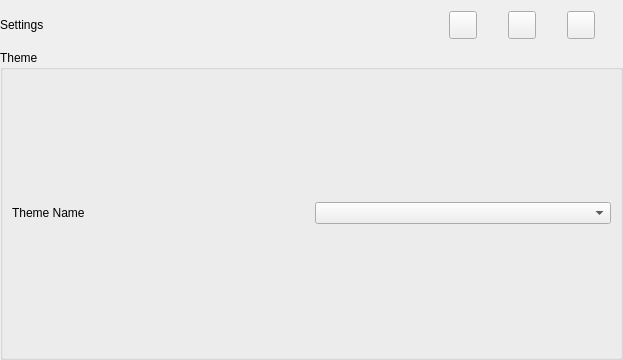
<?xml version="1.0" encoding="UTF-8"?>
<ui version="4.0">
 <class>Form</class>
 <widget class="QWidget" name="Form">
  <property name="geometry">
   <rect>
    <x>0</x>
    <y>0</y>
    <width>623</width>
    <height>360</height>
   </rect>
  </property>
  <property name="windowTitle">
   <string>Settings</string>
  </property>
  <layout class="QVBoxLayout" name="verticalLayout">
   <property name="spacing">
    <number>0</number>
   </property>
   <property name="leftMargin">
    <number>0</number>
   </property>
   <property name="topMargin">
    <number>0</number>
   </property>
   <property name="rightMargin">
    <number>0</number>
   </property>
   <property name="bottomMargin">
    <number>0</number>
   </property>
   <item>
    <widget class="QWidget" name="titleBarWidget" native="true">
     <property name="sizePolicy">
      <sizepolicy hsizetype="Preferred" vsizetype="Expanding">
       <horstretch>0</horstretch>
       <verstretch>0</verstretch>
      </sizepolicy>
     </property>
     <property name="maximumSize">
      <size>
       <width>16777215</width>
       <height>50</height>
      </size>
     </property>
     <layout class="QHBoxLayout" name="horizontalLayout_3">
      <property name="spacing">
       <number>0</number>
      </property>
      <property name="leftMargin">
       <number>0</number>
      </property>
      <property name="topMargin">
       <number>0</number>
      </property>
      <property name="rightMargin">
       <number>0</number>
      </property>
      <property name="bottomMargin">
       <number>0</number>
      </property>
      <item>
       <widget class="QWidget" name="titleWidget" native="true">
        <property name="sizePolicy">
         <sizepolicy hsizetype="Expanding" vsizetype="Preferred">
          <horstretch>0</horstretch>
          <verstretch>0</verstretch>
         </sizepolicy>
        </property>
        <property name="minimumSize">
         <size>
          <width>0</width>
          <height>50</height>
         </size>
        </property>
        <property name="maximumSize">
         <size>
          <width>16777215</width>
          <height>50</height>
         </size>
        </property>
        <layout class="QHBoxLayout" name="horizontalLayout_2">
         <property name="spacing">
          <number>5</number>
         </property>
         <property name="leftMargin">
          <number>0</number>
         </property>
         <property name="topMargin">
          <number>0</number>
         </property>
         <property name="rightMargin">
          <number>0</number>
         </property>
         <property name="bottomMargin">
          <number>0</number>
         </property>
         <item>
          <widget class="QLabel" name="sectionTitle">
           <property name="sizePolicy">
            <sizepolicy hsizetype="Preferred" vsizetype="Expanding">
             <horstretch>0</horstretch>
             <verstretch>0</verstretch>
            </sizepolicy>
           </property>
           <property name="text">
            <string>Settings</string>
           </property>
          </widget>
         </item>
        </layout>
       </widget>
      </item>
      <item alignment="Qt::AlignRight|Qt::AlignTop">
       <widget class="QWidget" name="windowControlsWidget" native="true">
        <property name="sizePolicy">
         <sizepolicy hsizetype="Preferred" vsizetype="Preferred">
          <horstretch>0</horstretch>
          <verstretch>0</verstretch>
         </sizepolicy>
        </property>
        <property name="minimumSize">
         <size>
          <width>200</width>
          <height>50</height>
         </size>
        </property>
        <property name="maximumSize">
         <size>
          <width>16777215</width>
          <height>50</height>
         </size>
        </property>
        <property name="styleSheet">
         <string notr="true">QPushButton{
	width: 60px;
}</string>
        </property>
        <layout class="QHBoxLayout" name="horizontalLayout">
         <property name="spacing">
          <number>5</number>
         </property>
         <property name="leftMargin">
          <number>0</number>
         </property>
         <property name="topMargin">
          <number>0</number>
         </property>
         <property name="rightMargin">
          <number>0</number>
         </property>
         <property name="bottomMargin">
          <number>0</number>
         </property>
         <item>
          <widget class="QPushButton" name="minimizeAppBtn">
           <property name="minimumSize">
            <size>
             <width>28</width>
             <height>0</height>
            </size>
           </property>
           <property name="maximumSize">
            <size>
             <width>28</width>
             <height>28</height>
            </size>
           </property>
           <property name="text">
            <string/>
           </property>
           <property name="icon">
            <iconset resource="../Qss/icons/_icons.qrc">
             <normaloff>:/feather/icons/feather/minus.png</normaloff>:/feather/icons/feather/minus.png</iconset>
           </property>
           <property name="iconSize">
            <size>
             <width>20</width>
             <height>20</height>
            </size>
           </property>
          </widget>
         </item>
         <item>
          <widget class="QPushButton" name="maximizeAppBtn">
           <property name="minimumSize">
            <size>
             <width>28</width>
             <height>0</height>
            </size>
           </property>
           <property name="maximumSize">
            <size>
             <width>28</width>
             <height>28</height>
            </size>
           </property>
           <property name="layoutDirection">
            <enum>Qt::LeftToRight</enum>
           </property>
           <property name="styleSheet">
            <string notr="true">pushButton_9{
	transform: scaleX(-1);
}</string>
           </property>
           <property name="text">
            <string/>
           </property>
           <property name="icon">
            <iconset resource="../Qss/icons/_icons.qrc">
             <normaloff>:/feather/icons/feather/maximize.png</normaloff>:/feather/icons/feather/maximize.png</iconset>
           </property>
           <property name="iconSize">
            <size>
             <width>20</width>
             <height>20</height>
            </size>
           </property>
          </widget>
         </item>
         <item>
          <widget class="QPushButton" name="closeAppBtn">
           <property name="minimumSize">
            <size>
             <width>28</width>
             <height>0</height>
            </size>
           </property>
           <property name="maximumSize">
            <size>
             <width>28</width>
             <height>28</height>
            </size>
           </property>
           <property name="styleSheet">
            <string notr="true">#closeAppBtn{
	width: 60px;
	
}</string>
           </property>
           <property name="text">
            <string/>
           </property>
           <property name="icon">
            <iconset resource="../Qss/icons/_icons.qrc">
             <normaloff>:/feather/icons/feather/window_close.png</normaloff>:/feather/icons/feather/window_close.png</iconset>
           </property>
           <property name="iconSize">
            <size>
             <width>20</width>
             <height>20</height>
            </size>
           </property>
          </widget>
         </item>
        </layout>
       </widget>
      </item>
     </layout>
    </widget>
   </item>
   <item>
    <widget class="QWidget" name="widget" native="true">
     <layout class="QGridLayout" name="gridLayout_2">
      <property name="leftMargin">
       <number>0</number>
      </property>
      <property name="topMargin">
       <number>0</number>
      </property>
      <property name="rightMargin">
       <number>0</number>
      </property>
      <property name="bottomMargin">
       <number>0</number>
      </property>
      <property name="spacing">
       <number>0</number>
      </property>
      <item row="0" column="0">
       <widget class="QGroupBox" name="themGB">
        <property name="title">
         <string>Theme</string>
        </property>
        <layout class="QGridLayout" name="gridLayout">
         <item row="0" column="0">
          <widget class="QLabel" name="themeName">
           <property name="text">
            <string>Theme Name</string>
           </property>
          </widget>
         </item>
         <item row="0" column="1">
          <widget class="QComboBox" name="themeList"/>
         </item>
        </layout>
       </widget>
      </item>
     </layout>
    </widget>
   </item>
  </layout>
 </widget>
 <resources>
  <include location="../Qss/icons/_icons.qrc"/>
 </resources>
 <connections/>
</ui>
